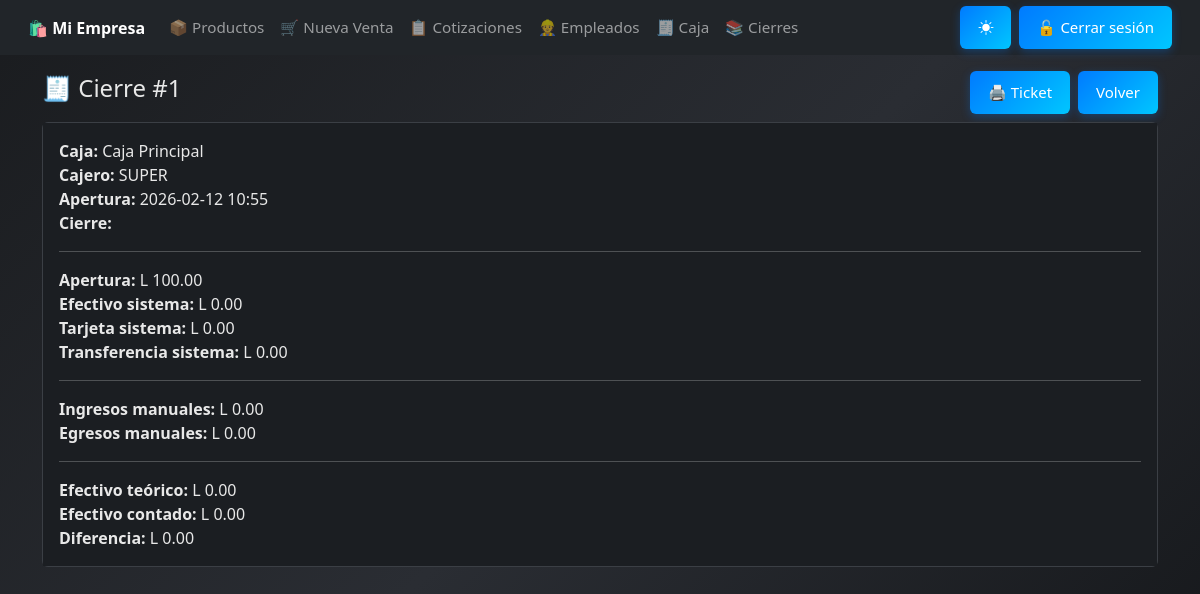
The page /caja/cierre/1/ (signed in) on the database its author committed.
### configuracion/models.py (models this page shows, shortened)
class EmpresaConfig(models.Model):
    empresa = models.OneToOneField(Empresa, on_delete=models.CASCADE, related_name="config")
    nombre = models.CharField(max_length=150)
    rtn = models.CharField(max_length=20, blank=True, null=True)
    direccion = models.CharField(max_length=255, blank=True, null=True)
    telefono = models.CharField(max_length=20, blank=True, null=True)
    correo = models.EmailField(max_length=150, blank=True, null=True)
    moneda = models.CharField(max_length=10, default="L")
    isv_default = models.DecimalField(max_digits=5, decimal_places=2, default=0.15)
    actualizado = models.DateTimeField(auto_now=True)

### caja/models.py (models this page shows, shortened)
class CajaSesion(models.Model):
    ESTADOS = [
        ('abierta', 'Abierta'),
        ('cerrada', 'Cerrada'),
        ('anulada', 'Anulada'),
    ]
    caja = models.ForeignKey('caja.Caja', on_delete=models.PROTECT)
    cajero = models.ForeignKey(settings.AUTH_USER_MODEL, on_delete=models.PROTECT)
    fecha_apertura = models.DateTimeField(default=timezone.now)
    fecha_cierre = models.DateTimeField(null=True, blank=True)
    monto_apertura = models.DecimalField(max_digits=12, decimal_places=2, default=Decimal('0.00'))
    total_efectivo = models.DecimalField(max_digits=12, decimal_places=2, default=Decimal('0.00'))
    total_tarjeta = models.DecimalField(max_digits=12, decimal_places=2, default=Decimal('0.00'))
    total_transferencia = models.DecimalField(max_digits=12, decimal_places=2, default=Decimal('0.00'))
    total_otro = models.DecimalField(max_digits=12, decimal_places=2, default=Decimal('0.00'))
    ingresos_efectivo = models.DecimalField(max_digits=12, decimal_places=2, default=Decimal('0.00'))
    egresos_efectivo = models.DecimalField(max_digits=12, decimal_places=2, default=Decimal('0.00'))
    efectivo_teorico = models.DecimalField(max_digits=12, decimal_places=2, default=Decimal('0.00'))
    efectivo_contado = models.DecimalField(max_digits=12, decimal_places=2, default=Decimal('0.00'))
    diferencia = models.DecimalField(max_digits=12, decimal_places=2, default=Decimal('0.00'))
    observacion = models.TextField(blank=True, default='')
    estado = models.CharField(max_length=10, choices=ESTADOS, default='abierta')
    class Meta:
        ordering = ['-fecha_apertura']

class Caja(models.Model):
    nombre = models.CharField(max_length=60, default="Caja Principal")
    activa = models.BooleanField(default=True)

### core/models.py (models this page shows)
class Usuario(AbstractUser):
    empresa = models.ForeignKey(
        Empresa,
        on_delete=models.PROTECT,
        null=True,
        blank=True,
        related_name="usuarios"
    )
    def __str__(self):
        return self.username

### caja/views.py (the view)
# urls.py: path('cierre/<int:sesion_id>/', views.ver_cierre, name='ver_cierre'),
@login_required
@requiere_modulo('mod_caja')
@permission_required('caja.view_cajasesion', raise_exception=True)  # si está en core: 'core.view_cajasesion'
def ver_cierre(request, sesion_id):
    sesion = get_object_or_404(CajaSesion, id=sesion_id)
    return render(request, 'caja/ver_cierre.html', {'sesion': sesion})

### core/context_processors.py (called while the page is built)
def empresa_config(request):
    empresa = EmpresaConfig.objects.first()
    if not empresa:
        empresa = EmpresaConfig.objects.create(
            nombre="Mi Empresa",
            rtn="",
            direccion="",
        )
    return {"empresa": empresa}

def modulos_config(request):
    modulos = ModuloConfig.objects.first()
    if not modulos:
        modulos = ModuloConfig.objects.create()
    return {"modulos": modulos}

### caja/templates/caja/ver_cierre.html (shortened to what this page needs)
{% extends "base.html" %}
{% block content %}
<div class="container mt-3">
  <div class="d-flex justify-content-between align-items-center">
    <h4>🧾 Cierre #{{ sesion.id }}</h4>
    <div class="d-flex gap-2">
      <a class="btn btn-outline-dark btn-sm" target="_blank" href="{% url 'caja:ticket_cierre' sesion.id %}">🖨️ Ticket</a>
      <a class="btn btn-secondary btn-sm" href="{% url 'caja:historial_cajas' %}">Volver</a>
    </div>
  </div>
  <div class="card mt-2">
    <div class="card-body">
      <div><strong>Caja:</strong> {{ sesion.caja.nombre }}</div>
      <div><strong>Cajero:</strong> {{ sesion.cajero }}</div>
      <div><strong>Apertura:</strong> {{ sesion.fecha_apertura|date:"Y-m-d H:i" }}</div>
      <div><strong>Cierre:</strong> {{ sesion.fecha_cierre|date:"Y-m-d H:i" }}</div>
      <hr>
      <div><strong>Apertura:</strong> L {{ sesion.monto_apertura }}</div>
      <div><strong>Efectivo sistema:</strong> L {{ sesion.total_efectivo }}</div>
      <div><strong>Tarjeta sistema:</strong> L {{ sesion.total_tarjeta }}</div>
      <div><strong>Transferencia sistema:</strong> L {{ sesion.total_transferencia }}</div>
      <hr>
      <div><strong>Ingresos manuales:</strong> L {{ sesion.ingresos_efectivo }}</div>
      <div><strong>Egresos manuales:</strong> L {{ sesion.egresos_efectivo }}</div>
      <hr>
      <div><strong>Efectivo teórico:</strong> L {{ sesion.efectivo_teorico }}</div>
      <div><strong>Efectivo contado:</strong> L {{ sesion.efectivo_contado }}</div>
      <div><strong>Diferencia:</strong> L {{ sesion.diferencia }}</div>
    </div>
  </div>
</div>
{% endblock %}

### core/templates/base.html (shortened to what this page needs)
<!DOCTYPE html>
<html lang="es">
<head>
  {% load static %}
  <link href="https://cdn.jsdelivr.net/npm/bootstrap@5.3.0/dist/css/bootstrap.min.css" rel="stylesheet">
  <link rel="stylesheet" href="{% static 'css/estilo_base.css' %}">
  <link href="https://cdn.jsdelivr.net/npm/bootstrap-icons@1.11.3/font/bootstrap-icons.css" rel="stylesheet">
</head>
<body>
  <nav class="navbar navbar-expand-lg navbar-dark bg-dark sticky-top" id="menu-principal">
    <div class="container-fluid">
      <a class="navbar-brand fw-bold" href="{% url 'dashboard' %}">
        🛍️ {{ empresa.nombre|default:"SISTEMAS FAJARDO" }}
      </a>
      <div class="collapse navbar-collapse" id="navbarNav">
        <ul class="navbar-nav me-auto">
          <li class="nav-item">
            <a class="nav-link" href="{% url 'productos:listar_productos' %}">📦 Productos</a>
          </li>
          <li class="nav-item">
            {% if modulos.mod_ventas and perms.ventas.add_venta %}
              <a class="nav-link" href="{% url 'ventas:crear_venta' %}">🛒 Nueva Venta</a>
            {% endif %}
          </li>
          <li class="nav-item">
            {% if modulos.mod_cotizaciones and perms.cotizaciones.view_cotizacion %}
              <a class="nav-link" href="{% url 'cotizaciones:lista_cotizaciones' %}">📋 Cotizaciones</a>
            {% endif %}
          </li>
          <li class="nav-item">
            {% if modulos.mod_empleados and perms.empleados.view_empleado %}
              <a class="nav-link" href="{% url 'empleados:lista_empleados' %}">👷 Empleados</a>
            {% endif %}
          </li>
        <li class="nav-item">
            {% if modulos.mod_caja and perms.caja.add_cajasesion %}
              <a class="nav-link" href="{% url 'caja:abrir_caja' %}">🧾 Caja</a>
            {% endif %}
          </li>
          <li class="nav-item">
            {% if modulos.mod_caja and perms.caja.view_cajasesion %}
            <a class="nav-link" href="{% url 'caja:historial_cajas' %}">📚 Cierres</a>
            {% endif %}
          </li>
        </ul>
        <ul class="navbar-nav ms-auto align-items-center">
          <li class="nav-item me-2">
            <button id="themeToggle" class="btn btn-outline-light btn-sm" type="button">
              <i class="bi bi-brightness-high-fill" id="themeIcon"></i>
            </button>
          </li>
          {% if user.is_authenticated %}
          <li class="nav-item">
            <form action="{% url 'logout' %}" method="post" class="mb-0">
              <button type="submit" class="btn btn-danger btn-sm">
                🔓 Cerrar sesión
              </button>
            </form>
          </li>
          {% endif %}
        </ul>
      </div>
    </div>
  </nav>
  <div class="container-fluid px-0">
    {% block content %}
    {% endblock %}
  </div>
</body>
</html>
</body>
</html>

### static/css/estilo_base.css (style rules this page uses)
button, .btn { background: linear-gradient(135deg, #007bff, #00c6ff); color: white; padding: 12px 20px; border: none; border-radius: 6px; font-size: 16px; cursor: pointer; transition: all 0.3s ease; box-shadow: 0 3px 10px rgba(0, 123, 255, 0.3); }
body { background: linear-gradient(135deg, #1a1c1f, #2a2d33, #141619); background-attachment: fixed; color: #f1f1f1; transition: all 0.4s ease; }
@media (max-width: 1200px) { .btn { font-size: 15px; padding: 10px 18px; } }
.navbar, .container, .btn, .contenedor, .form-row, .productos-box { transition: all 0.3s ease; }
.navbar { padding: 0.4rem 1rem !important; }
.navbar-brand { font-size: 1rem; white-space: nowrap; }
.navbar-nav .nav-link { font-size: 0.95rem; padding: 6px 10px; }
html, body { height: 100%; min-height: 100vh; margin: 0; padding: 0; display: flex; flex-direction: column; }
:root { --radius: 6px; }
body:not(.light-mode) { --bs-body-bg: #1b1e22; --bs-body-color: #e8e8e8; --bs-border-color: #3b3f45; --bs-primary-bg-subtle: #172b42; --bs-primary-text: #4db8ff; --bs-card-bg: #22262b; --bs-table-bg: #262b31; --bs-table-striped-bg: #2c3238; --bs-table-hover-bg: #333a42; --bs-warning-bg: #5c4d00; --bs-danger-bg: #5c1f1f; }
body, html { background-color: var(--bs-body-bg) !important; color: var(--bs-body-color) !important; }
.card, .card-body, .card-header { background-color: var(--bs-card-bg) !important; color: var(--bs-body-color) !important; border-color: var(--bs-border-color) !important; }
.btn { border-radius: var(--radius); }

### rows shown on the page
EmpresaConfig: nombre "Mi Empresa"
CajaSesion: id "1", caja.nombre "Caja Principal", cajero "SUPER", fecha_apertura "2026-02-12 10:55", monto_apertura "100.00", total_efectivo "0.00", total_tarjeta "0.00", total_transferencia "0.00", ingresos_efectivo "0.00", egresos_efectivo "0.00", efectivo_teorico "0.00", efectivo_contado "0.00", diferencia "0.00"
